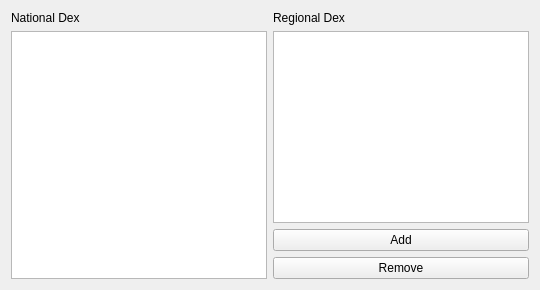
          <widget class="QWidget" name="tab_pokedex">
           <attribute name="title">
            <string>Pokédex</string>
           </attribute>
           <layout class="QGridLayout" name="tab_pokedex_grid">
            <item row="0" column="1">
             <widget class="QLabel" name="label_3">
              <property name="text">
               <string>Regional Dex</string>
              </property>
             </widget>
            </item>
            <item row="1" column="0">
             <widget class="QListWidget" name="list_pokedex_national">
              <property name="uniformItemSizes">
               <bool>false</bool>
              </property>
             </widget>
            </item>
            <item row="0" column="0">
             <widget class="QLabel" name="label_2">
              <property name="text">
               <string>National Dex</string>
              </property>
             </widget>
            </item>
            <item row="1" column="1">
             <layout class="QVBoxLayout" name="verticalLayout">
              <item>
               <widget class="QListWidget" name="list_pokedex_regional">
                <property name="dragEnabled">
                 <bool>true</bool>
                </property>
                <property name="dragDropMode">
                 <enum>QAbstractItemView::InternalMove</enum>
                </property>
                <property name="defaultDropAction">
                 <enum>Qt::CopyAction</enum>
                </property>
                <property name="selectionMode">
                 <enum>QAbstractItemView::ExtendedSelection</enum>
                </property>
                <property name="viewMode">
                 <enum>QListView::ListMode</enum>
                </property>
               </widget>
              </item>
              <item>
               <widget class="QPushButton" name="pushButton_4">
                <property name="text">
                 <string>Add</string>
                </property>
               </widget>
              </item>
              <item>
               <widget class="QPushButton" name="pushButton_5">
                <property name="text">
                 <string>Remove</string>
                </property>
               </widget>
              </item>
             </layout>
            </item>
           </layout>
          </widget>
